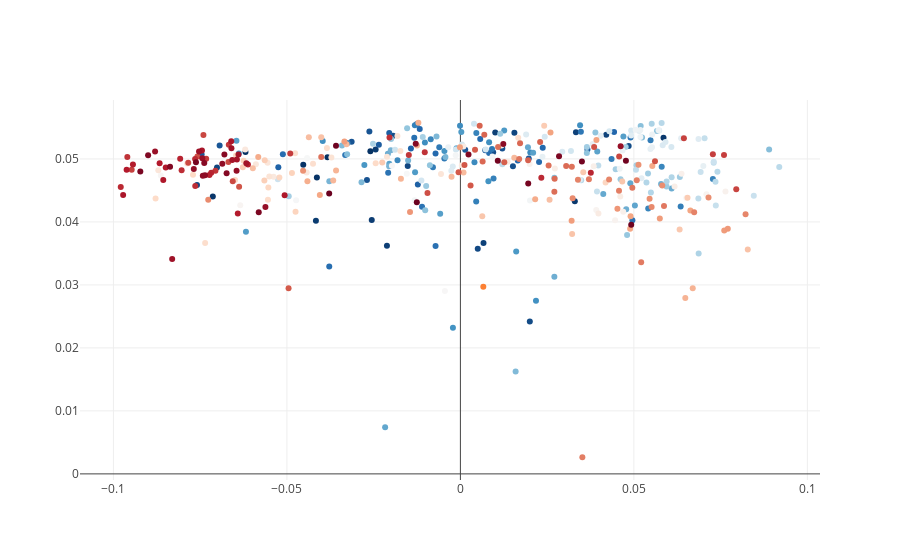

Notebook code cell kept with this figure:
### Markdown cell above
The last line gives the shape of the table: that's a lot of columns, or put another way, that's a very high-dimensional table! It's hard for us to visualize 22316th-dimensional space, but we're good at visualizing 2-dimensional space. So, our next step is to reduce the dimensions of this table, keeping only the most informative dimensions. The code does this by treating the frequency of each individual word as a feature of a speech and finding the feature vectors that vary the most.

### Code cell
np.random.seed(42)

# Finds the 2 largest singular values/vectors for the table
(u, s, vt) = sp.sparse.linalg.svds(tfidf, k=2)

speech['x'] = u[:,0]
speech['y'] = u[:,1]

# Plot the graph
colors = np.array(["rgba({0},{1},{2},1)".format(*c) for c in sns.color_palette("RdBu_r", len(speech))])
colors[-1] = "rgba(.99,.5,.2,1.)"
py.iplot([go.Scatter(x = speech['x'], y = speech['y'], mode='markers', marker=dict(color=colors), 
                     text=speech['Candidate'])])

### Figure 1 — Plotly figure (JSON) as saved in the notebook; plotly's stock layout.template omitted (floating-point values rounded to 4 significant figures; data arrays with more than 128 entries replaced by an {"elided": "..."} marker saying what was removed)
{"data": [{"marker": {"color": {"elided": "430 str values"}}, "mode": "markers", "text": {"elided": "430 str values"}, "type": "scatter", "x": {"elided": "430 float values"}, "y": {"elided": "430 float values"}}], "layout": {}}
